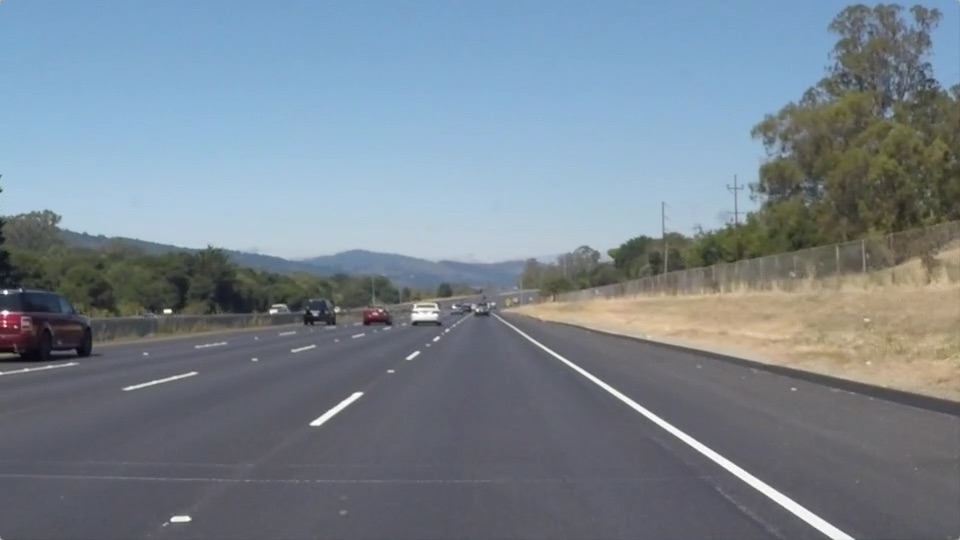
#> input picture test_images/solidWhiteRight.jpg, 960 x 540 px
$ jupyter execute --allow-errors P1.ipynb   (shell and % lines are left out)
#> lines starting #> are read from the running program, lines starting #| are printed output that depends on the picture; after the words box and inside, x2 and y2 are one past the last pixel; in counts of white or black regions, pixels touching at a corner belong together
# **Finding Lane Lines on the Road**
***
In this project, you will use the tools you learned about in the lesson to identify lane lines on the road.  You can develop your pipeline on a series of individual images, and later apply the result to a video stream (really just a series of images). Check out the video clip "raw-lines-example.mp4" (also contained in this repository) to see what the output should look like after using the helper functions below.

Once you have a result that looks roughly like "raw-lines-example.mp4", you'll need to get creative and try to average and/or extrapolate the line segments you've detected to map out the full extent of the lane lines.  You can see an example of the result you're going for in the video "P1_example.mp4".  Ultimately, you would like to draw just one line for the left side of the lane, and one for the right.

---
Let's have a look at our first image called 'test_images/solidWhiteRight.jpg'.  Run the 2 cells below (hit Shift-Enter or the "play" button above) to display the image.

**Note** If, at any point, you encounter frozen display windows or other confounding issues, you can always start again with a clean slate by going to the "Kernel" menu above and selecting "Restart & Clear Output".

---

**The tools you have are color selection, region of interest selection, grayscaling, Gaussian smoothing, Canny Edge Detection and Hough Tranform line detection.  You  are also free to explore and try other techniques that were not presented in the lesson.  Your goal is piece together a pipeline to detect the line segments in the image, then average/extrapolate them and draw them onto the image for display (as below).  Once you have a working pipeline, try it out on the video stream below.**

---

<figure>

 <figcaption>
 <p></p>
 <p style="text-align: center;"> Your output should look something like this (above) after detecting line segments using the helper functions below </p>
 </figcaption>
</figure>
 <p></p>
<figure>

 <figcaption>
 <p></p>
 <p style="text-align: center;"> Your goal is to connect/average/extrapolate line segments to get output like this</p>
 </figcaption>
</figure>

[cell 1]
#importing some useful packages
import matplotlib.pyplot as plt
import matplotlib.image as mpimg
import numpy as np
import cv2

[cell 2]
#reading in an image
image = mpimg.imread('test_images/solidWhiteRight.jpg')
#> image is the input picture: shape (540, 960, 3); mean R, G, B 120.3, 132.6, 143.7
#printing out some stats and plotting
print('This image is:', type(image), 'with dimesions:', image.shape)
#| This image is: <class 'numpy.ndarray'> with dimesions: (540, 960, 3)
plt.imshow(image)  #call as plt.imshow(gray, cmap='gray') to show a grayscaled image

**Some OpenCV functions (beyond those introduced in the lesson) that might be useful for this project are:**

`cv2.inRange()` for color selection
`cv2.fillPoly()` for regions selection
`cv2.line()` to draw lines on an image given endpoints
`cv2.addWeighted()` to coadd / overlay two images
`cv2.cvtColor()` to grayscale or change color
`cv2.imwrite()` to output images to file
`cv2.bitwise_and()` to apply a mask to an image

**Check out the OpenCV documentation to learn about these and discover even more awesome functionality!**

Below are some helper functions to help get you started. They should look familiar from the lesson!

[cell 3]
def manage_yellow(image):
    # Convert BGR to HSV
    hsv = cv2.cvtColor(image, cv2.COLOR_RGB2HSV)

    # define range of yellow color in HSV
    lower_yellow = np.array([20,100,200])
    upper_yellow = np.array([30,255,255])

    # Threshold the HSV image to get only yellow colors
    mask = cv2.inRange(hsv, lower_yellow, upper_yellow)

    return mask

[cell 4]
import math

def grayscale(img):
    """Applies the Grayscale transform
    This will return an image with only one color channel
    but NOTE: to see the returned image as grayscale
    you should call plt.imshow(gray, cmap='gray')"""
    return cv2.cvtColor(img, cv2.COLOR_BGR2GRAY)

def canny(img, low_threshold, high_threshold):
    """Applies the Canny transform"""
    return cv2.Canny(img, low_threshold, high_threshold)

def gaussian_blur(img, kernel_size):
    """Applies a Gaussian Noise kernel"""
    return cv2.GaussianBlur(img, (kernel_size, kernel_size), 0)

def region_of_interest(img, vertices):
    """
    Applies an image mask.

    Only keeps the region of the image defined by the polygon
    formed from `vertices`. The rest of the image is set to black.
    """
    #defining a blank mask to start with
    mask = np.zeros_like(img)

    #defining a 3 channel or 1 channel color to fill the mask with depending on the input image
    if len(img.shape) > 2:
        channel_count = img.shape[2]  # i.e. 3 or 4 depending on your image
        ignore_mask_color = (255,) * channel_count
    else:
        ignore_mask_color = 255

    #filling pixels inside the polygon defined by "vertices" with the fill color
    cv2.fillPoly(mask, vertices, ignore_mask_color)

    #returning the image only where mask pixels are nonzero
    masked_image = cv2.bitwise_and(img, mask)
    return masked_image


def draw_lines(img, lines, color=[255,0,0], thickness=2, draw_point=0):
    """
    function draw_lines takes lines (segments) detected during hough transformation,
    filter them so to retain just lines with absolute value of curve more than 0.5
    and based on the sign of the carve assigns the tops of the lines to the left and
    right lane
    sub function draw_points visualizes tops of the lines (segments)
    I'm using polyfit function from numpy to make a linear extrapolation of the lane
    curve using the tops

    """
    # [6 lines left out: function draw_points, not called in this run]

    left_x = []
    left_y = []

    right_x = []
    right_y = []

    for line in lines:
        for x1,y1,x2,y2 in line:
            if (y2-y1)/(x2-x1) > 0.5 or (y2-y1)/(x2-x1) < -0.5:
                if (y2-y1)/(x2-x1)<0 and x1<img.shape[1]/2:
                    left_x.append(x1)
                    left_x.append(x2)
                    left_y.append(y1)
                    left_y.append(y2)
                elif (y2-y1)/(x2-x1)>=0 and x1>img.shape[1]/2:
                    right_x.append(x1)
                    right_x.append(x2)
                    right_y.append(y1)
                    right_y.append(y2)

    if draw_point==1:
        draw_points()
    if left_x and left_y:
        left = np.poly1d(np.polyfit(left_x,left_y,1))
        left_x_final = []
        left_y_final = []

        for i in range(int(0.12*img.shape[1]),int(0.46*img.shape[1])):
            if (left(i)<img.shape[0] and left(i)>0):
                left_x_final.append(i)
                left_y_final.append(int(left(i)))

        for i in range(len(left_x_final)-1):
            cv2.line(img, (left_x_final[i], left_y_final[i]), \
                     (left_x_final[i+1], left_y_final[i+1]), color, 5)

    if right_x and right_y:
        right = np.poly1d(np.polyfit(right_x,right_y,1))
        right_x_final = []
        right_y_final = []

        for i in range(int(0.56*img.shape[1]), int(0.95*img.shape[1])):
            if (right(i)<img.shape[0] and right(i)>0):
                right_x_final.append(i)
                right_y_final.append(int(right(i)))

        for i in range(len(right_x_final)-1):
            cv2.line(img, (right_x_final[i], right_y_final[i]), \
                     (right_x_final[i+1], right_y_final[i+1]), color, 5)


def hough_lines(img, rho, theta, threshold, min_line_len, max_line_gap):
    """
    `img` should be the output of a Canny transform.

    Returns an image with hough lines drawn.
    """
    lines = cv2.HoughLinesP(img, rho, theta, threshold, np.array([]), minLineLength=min_line_len, maxLineGap=max_line_gap)
    line_img = np.zeros((*img.shape, 3), dtype=np.uint8)
    draw_lines(line_img, lines,thickness=10,draw_point=0)
    return line_img

# Python 3 has support for cool math symbols.

def weighted_img(img, initial_img, α=0.8, β=1., λ=0.):
    """
    `img` is the output of the hough_lines(), An image with lines drawn on it.
    Should be a blank image (all black) with lines drawn on it.

    `initial_img` should be the image before any processing.

    The result image is computed as follows:

    initial_img * α + img * β + λ
    NOTE: initial_img and img must be the same shape!
    """
    return cv2.addWeighted(initial_img, α, img, β, λ)

## Test on Images

Now you should build your pipeline to work on the images in the directory "test_images"
**You should make sure your pipeline works well on these images before you try the videos.**

[cell 5]
import os
test_images = os.listdir("test_images/")
if '.DS_Store' in test_images:
    test_images.remove('.DS_Store')

Two lines below disable scrolling of the output cell

Here is my pipeline.

[cell 6]
def image_processing(image, draw_mask_v = 0):
    """
    function image_processing is a pipeline of image transformations:
    1) transformation to grayscale
    2) image smoothing using Gaussian filter
    3) edge detection using Canny detector
    3*) adding yellow lanes to edges image
    4) excluding everything out of region of interest's polygon
    5) applying hough transformation
    6) combining initial image with results
    """
    # [6 lines left out: function draw_mask, not called in this run]

    gray = grayscale(image)
    gray_blur = gaussian_blur(gray, 5)
    edges = canny(gray_blur, 50, 150)
    edges = cv2.bitwise_or(edges, manage_yellow(image))

    imshape = image.shape

    A = (int(0.11*imshape[1]), imshape[0])
    B = (int(0.44*imshape[1]), int(0.6*imshape[0]))
    C = (int(0.56*imshape[1]), int(0.6*imshape[0]))
    D = (int(0.95*imshape[1]), imshape[0])
    vertices = np.array([[A, B, C, D]], dtype=np.int32)

    if draw_mask_v == 1:
        draw_mask()

    canny_img = region_of_interest(edges, vertices)

    rho = 2
    theta = np.pi / 180
    threshold = 70
    min_line_len = 2
    max_line_gap = 2

    hough = hough_lines(canny_img, rho, theta, threshold, min_line_len, max_line_gap)
    final = weighted_img(hough, image, α=0.8, β=1., λ=0.)

    return edges, canny_img, hough, final

for name in test_images:
    image = mpimg.imread('test_images/'+name)
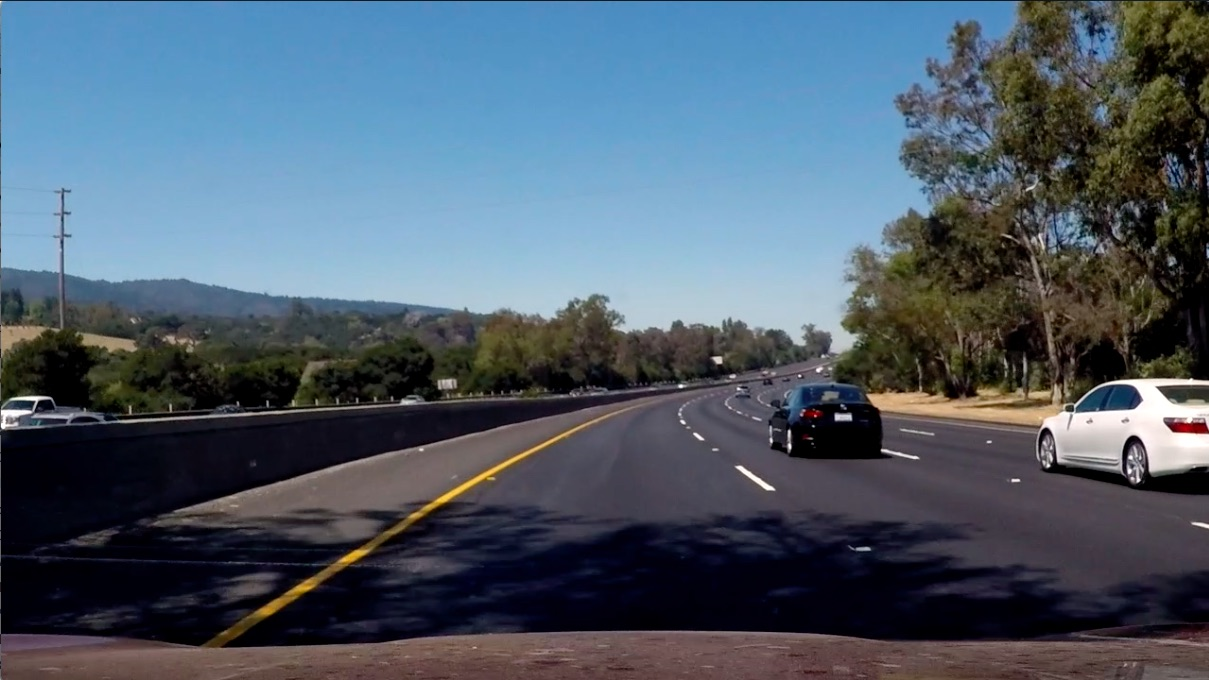
#> input picture test_images/curve.jpg, 1209 x 680 px
#> image is the input picture: shape (680, 1209, 3); mean R, G, B 77.5, 92, 106
    edges, canny_img, hough, final = image_processing(image)
#> in canny, `return cv2.Canny(img, low_threshold, high_threshold)`:
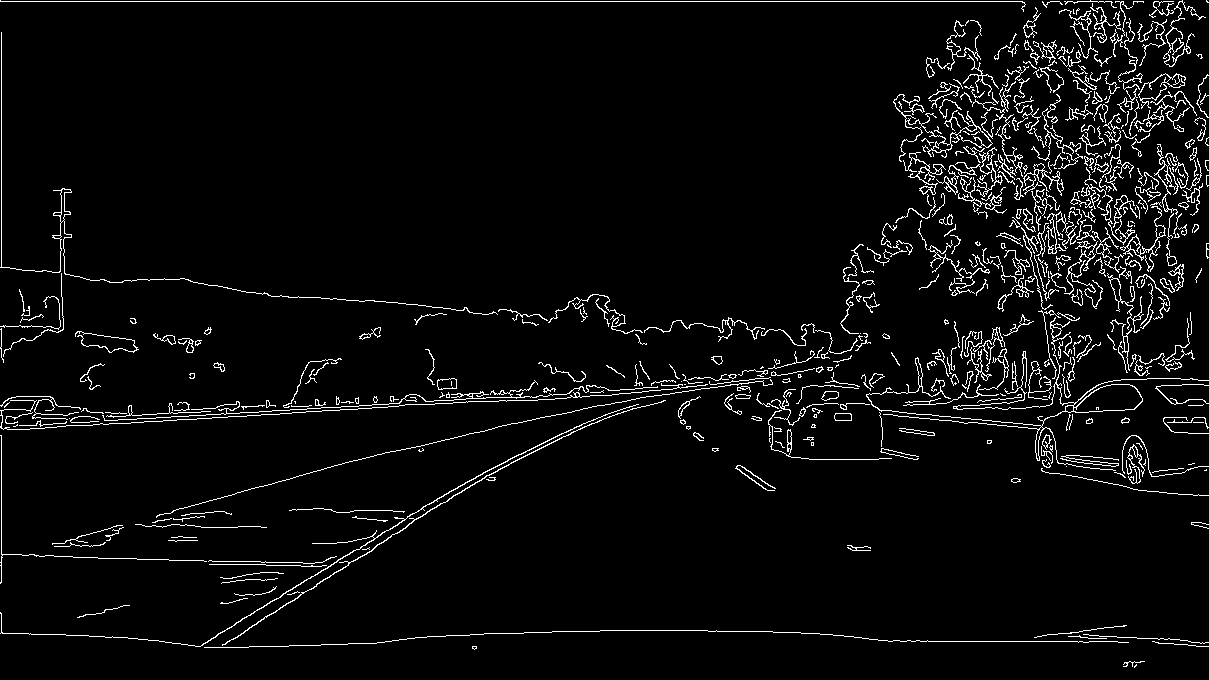
#> returned value: shape (680, 1209); 4.3% white in thin lines or dots
#> in region_of_interest, `masked_image = cv2.bitwise_and(img, mask)`:
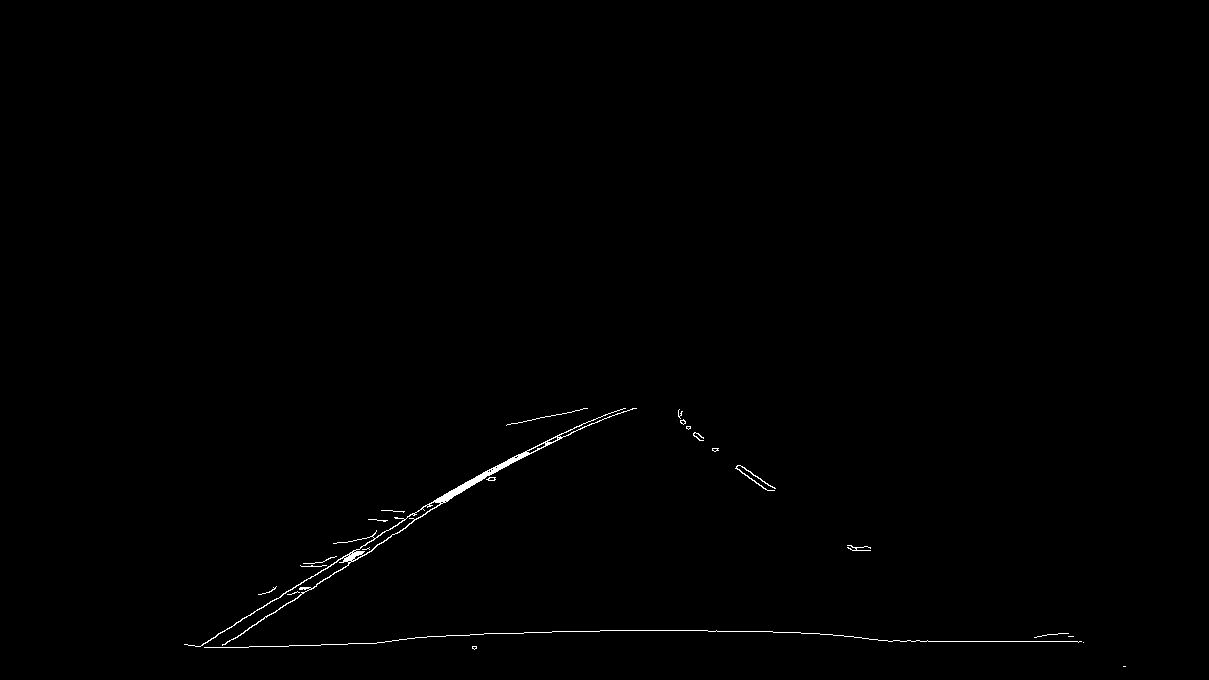
#> masked_image: shape (680, 1209); 0.41% white in thin lines or dots, all inside (x1, y1, x2, y2) = (184, 408, 1126, 667)
#> in hough_lines, `lines = cv2.HoughLinesP(img, rho, theta, threshold, np.array([]), minL..`: lines = 56 rows, first 6: [219, 647, 309, 589], [234, 624, 306, 580], [593, 420, 605, 414], [435, 502, 591, 423], [429, 504, 528, 452], [265, 593, 275, 587]
#> the loop in draw_lines, `for line in lines:` made 56 passes
#> after the loop in draw_lines, `for line in lines:`: left_x = 54 values, max 591 at index 5, min 211 at index 12, mean 398.3; left_y = 54 values, max 647 at index 0, min 423 at index 5, mean 526.6; right_x = [739, 770, 751, 767]; right_y = [465, 486, 478, 490]
#> after the loop in draw_lines, `for i in range(int(0.12*img.shape[1]),int(0.46*img.shape[1])):`: left_x_final = 411 values from 145 to 555; left_y_final = 411 values, max 672 at index 0, min 436 at index 409, mean 554
#> after the loop in draw_lines, `for i in range(int(0.56*img.shape[1]), int(0.95*img.shape[1])):`: right_x_final = 354 values from 677 to 1030; right_y_final = 354 values from 421 to 679
#> after the loop in draw_lines, `for i in range(len(right_x_final)-1):`:
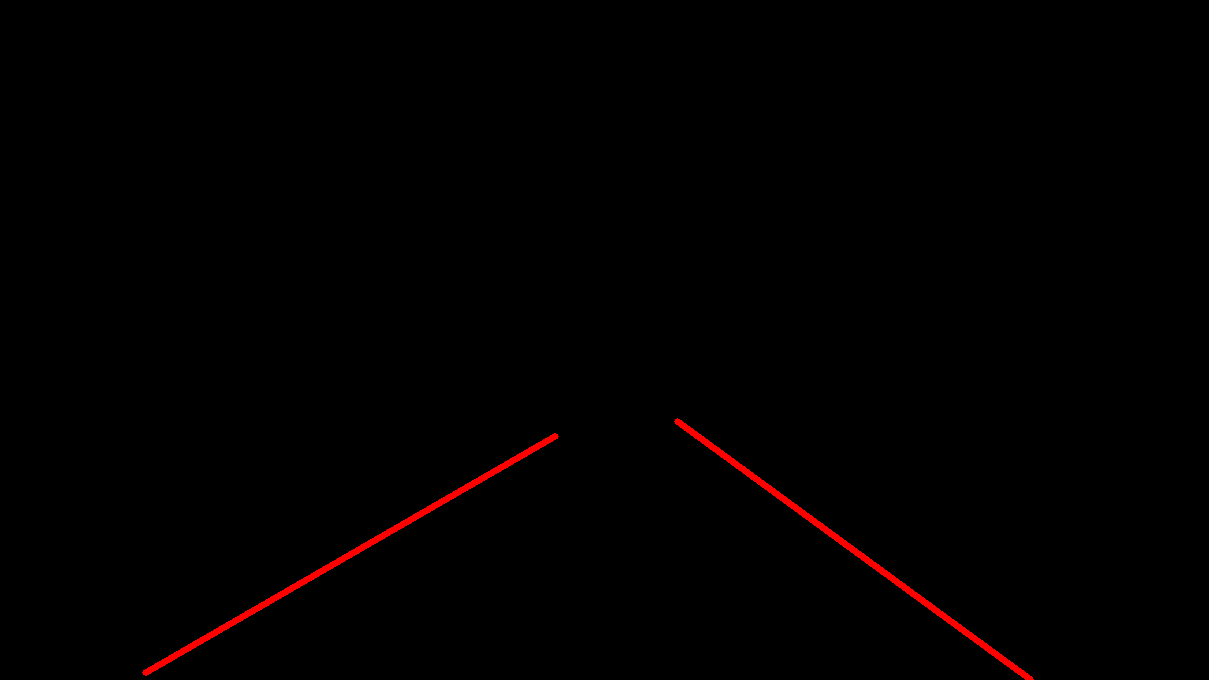
#> img: shape (680, 1209, 3); mean of channels 0, 1, 2 1.8, 0, 0; drawn as R, G, B
#> in weighted_img, `return cv2.addWeighted(initial_img, α, img, β, λ)`:
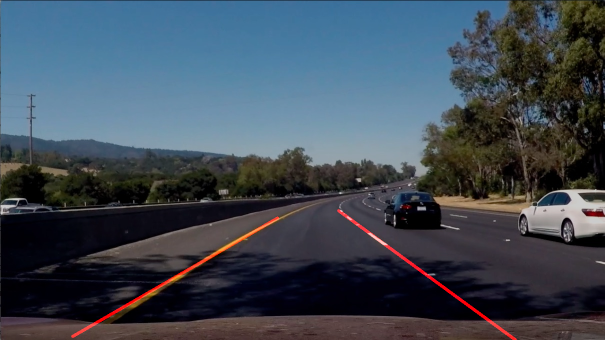
#> returned value: shape (680, 1209, 3) (shown at 1/2 size); mean of channels 0, 1, 2 63.3, 73.6, 84.8; drawn as R, G, B

    f = plt.figure(figsize=(20,10))

    f.add_subplot(1, 4, 1)
    plt.imshow(np.asarray(edges))

    f.add_subplot(1, 4, 2)
    plt.imshow(np.asarray(canny_img))

    f.add_subplot(1, 4, 3)
    plt.imshow(np.asarray(hough))

    f.add_subplot(1,4,4)
    plt.imshow(np.asarray(final))
#> pass 2 of the loop `for name in test_images:`:
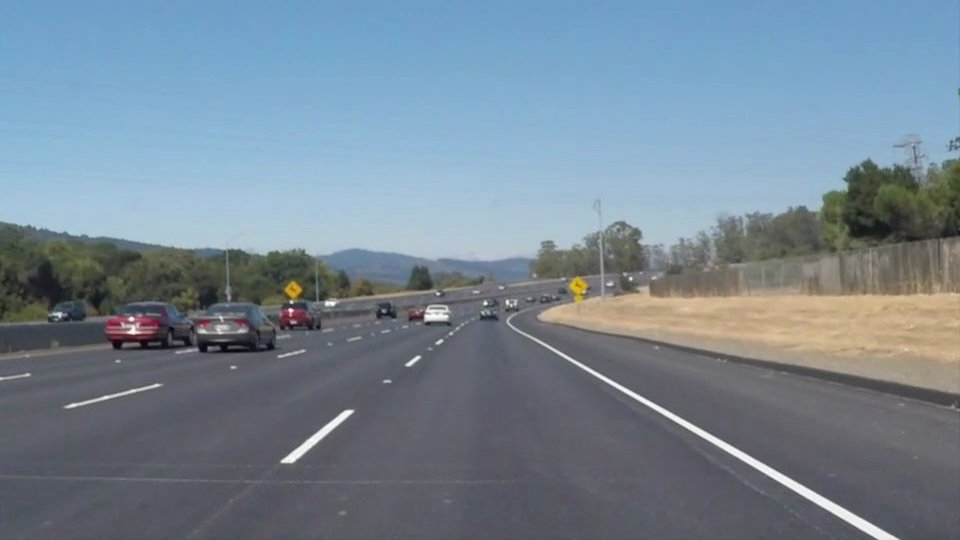
#> input picture test_images/solidWhiteCurve.jpg, 960 x 540 px
#> image is the input picture: shape (540, 960, 3); mean R, G, B 118.5, 134.5, 148.1
#> in region_of_interest (call 2), `masked_image = cv2.bitwise_and(img, mask)`:
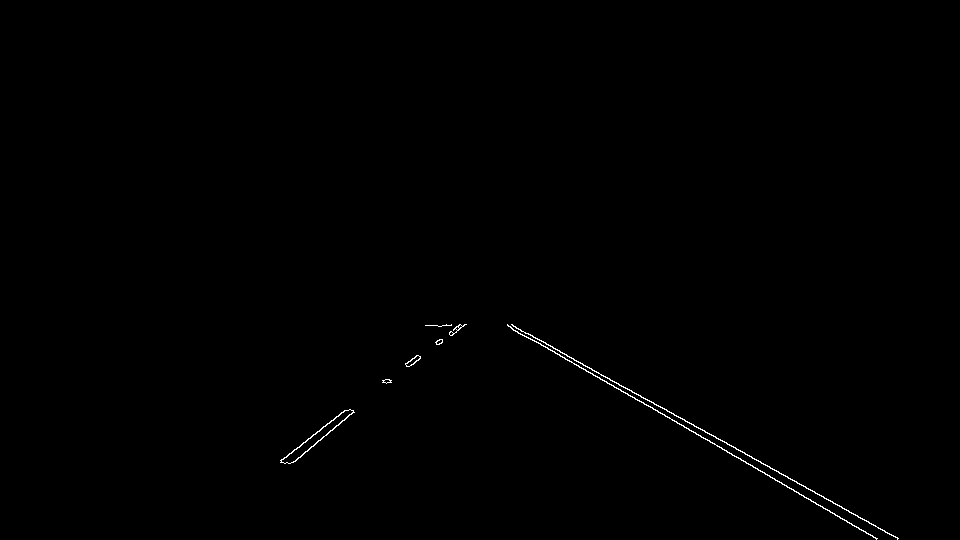
#> masked_image: shape (540, 960); 0.31% white in thin lines or dots, all inside (x1, y1, x2, y2) = (280, 324, 899, 540)
#> the loop in draw_lines (call 2), `for line in lines:` made 10 passes
#> line on passes 1 to 4: [[508, 326, 602, 380]], [[511, 324, 897, 538]], [[534, 340, 839, 516]], [[293, 462, 353, 412]]
#> in weighted_img (call 2), `return cv2.addWeighted(initial_img, α, img, β, λ)`:
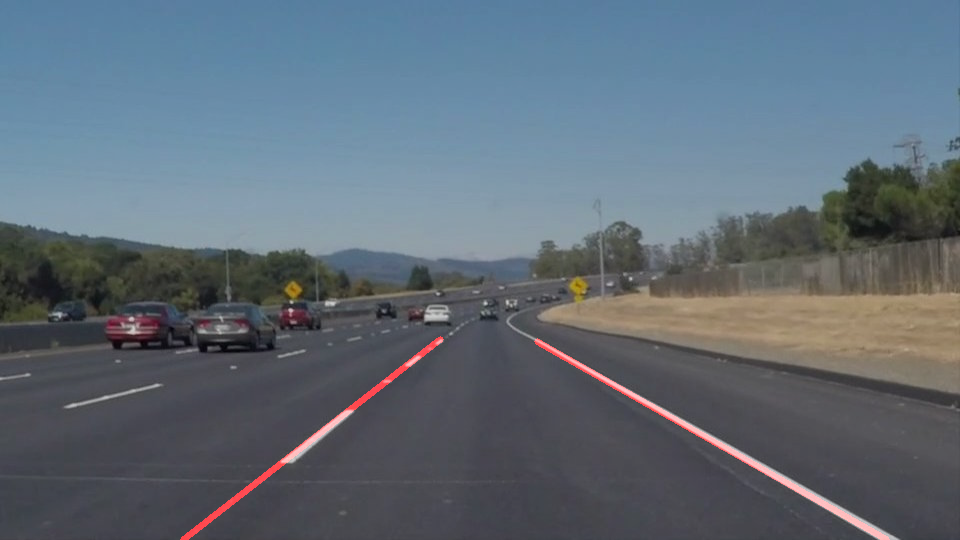
#> returned value: shape (540, 960, 3); mean of channels 0, 1, 2 95.9, 107.6, 118.5; drawn as R, G, B
